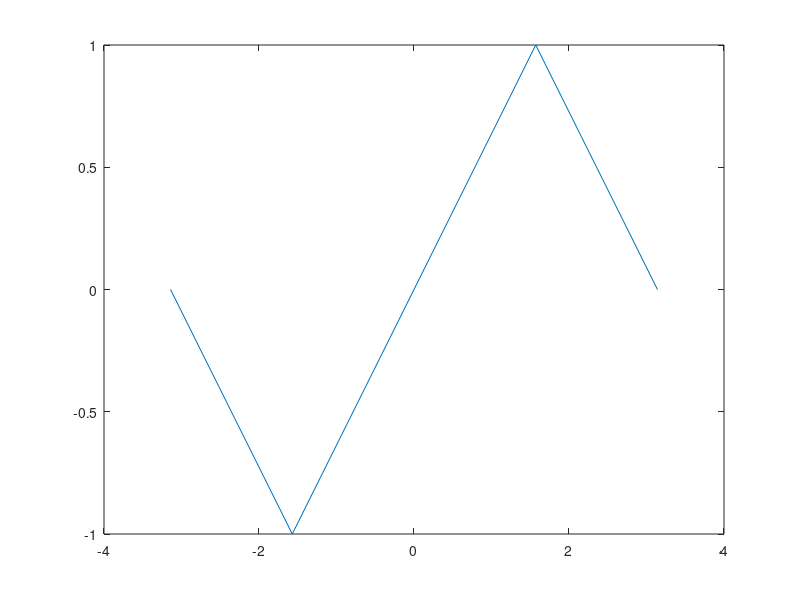
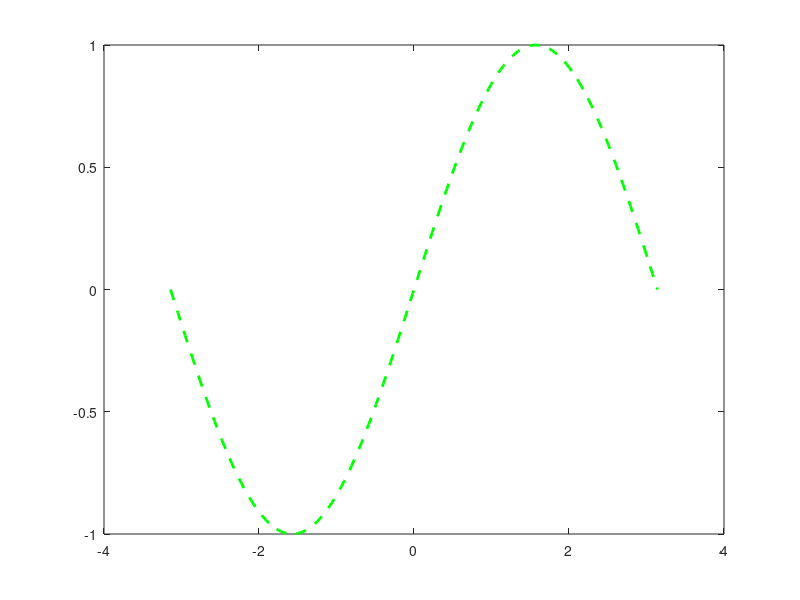
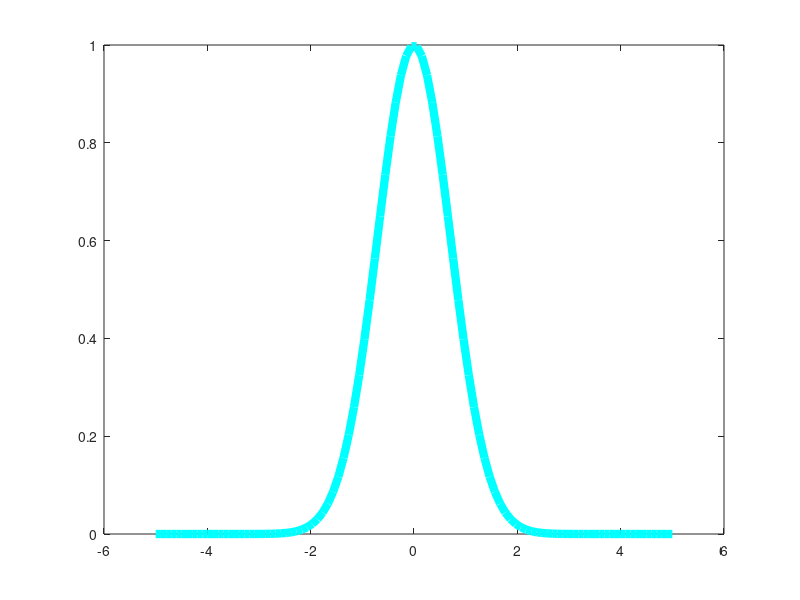

Here is the MATLAB script that generated these plots, in order:
% esercitazione 1 es. 5

% a)
close all  % chiude tutte le finestre
clc

x=[-pi -pi/2 0 pi/2 pi];  % vettore delle x: equispaziato
y=sin(x);  % vettore delle y
plot(x,y)  % riceve in input il vettore delle ascisse 
           % e quello delle ordinate
           % -> il grafico viene una ciofeca perchè si vedono cose
           % spigolose

% NOTA: più x è fitto, meno ci accorgiamo delle spezzate
%       ovviamente dipende dalla funzione eh! Il valore assoluto quello è e
%       quello rimane
x=linspace(-pi,pi,200);
y=sin(x);
figure  % non chiude l'immagine precedente per fare quella nuova
plot(x,y, '--g','LineWidth',2)  % anche *,o modificano il tratto
                                % LineWidth = spessore figura

% b)
figure
x=linspace(-1,1,444);
y=exp(x);
plot(x,y, ':m','LineWidth',2) 

% c)
x=linspace(-5,5);  % linspace di default è 100 
                   % -> equivale a linspace(-5,5,100)
y=exp(-x.^2);  % x è un vettore, serve il maledetto punto per elevare ogni 
               % elemento di x al quadrato
plot(x,y, '-c','LineWidth',6)
